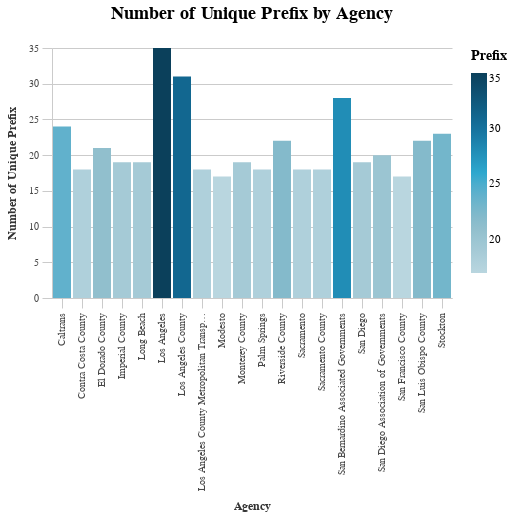

Write notebook code for a chart like this one.
### Code cell
basic_agg(df, "prefix", aggregate_by="primary_agency_name")

### Figure 1 — Vega-Lite specification as saved in the notebook (floating-point values rounded to 4 significant figures)
{"width": 400, "height": 250, "background": "white", "config": {"title": {"fontSize": 18, "font": "Raleway", "anchor": "middle", "fontColor": "#333", "fontWeight": "bold", "offset": 20}, "header": {"labelFont": "Nunito Sans", "titleFont": "Raleway"}, "axis": {"domain": true, "domainColor": "#cbcbcb", "grid": true, "gridColor": "#cbcbcb", "gridWidth": 1, "labelColor": "#474747", "labelFontSize": 10, "titleColor": "#333", "tickColor": "#cbcbcb", "tickSize": 10, "titleFontSize": 12, "titlePadding": 10, "labelPadding": 4}, "axisBand": {"grid": false}, "range": {"category_bright": ["#2EA8CE", "#EB9F3C", "#F4D837", "#51BF9D", "#8CBCCB", "#9487C0"], "category_bold": ["#136C97", "#E16B26", "#F6BF16", "#00896B", "#7790A3", "#5B559C"], "diverging": ["#E16B26", "#EB9F3C", "#f6e7e1", "#8CBCCB", "#2EA8CE", "#136C97"], "sequential": ["#B9D6DF", "#8CBCCB", "#2EA8CE", "#136C97", "#0B405B"]}, "legend": {"labelFont": "Nunito Sans", "labelFontSize": 11, "symbolType": "square", "symbolSize": 30, "titleFont": "Raleway", "titleFontSize": 14, "titlePadding": 10, "padding": 1, "orient": "right", "labelLimit": 0}, "view": {"stroke": "transparent"}, "group": {"fill": "white"}, "arc": {"fill": "#8CBCCB"}, "area": {"fill": "#8CBCCB"}, "line": {"stroke": "#8CBCCB", "strokeWidth": 2}, "trail": {"color": "#8CBCCB", "stroke": "#8CBCCB", "strokeWidth": 0, "size": 1}, "path": {"stroke": "#8CBCCB", "strokeWidth": 0.5}, "rect": {"fill": "#8CBCCB"}, "point": {"filled": true, "shape": "circle"}, "shape": {"stroke": "#8CBCCB"}, "text": {"font": "Nunito Sans", "color": "#8CBCCB", "fontSize": 11, "align": "center", "fontWeight": 400, "size": 11}, "bar": {"binSpacing": 2, "fill": "#8CBCCB", "stroke": false}}, "data": {"name": "data-cd581932fccdf5d8cbd9f66e389d6cc7"}, "mark": "bar", "encoding": {"color": {"field": "n", "legend": {"title": "Prefix"}, "scale": {"range": ["#B9D6DF", "#8CBCCB", "#2EA8CE", "#136C97", "#0B405B"]}, "type": "quantitative"}, "x": {"field": "primary_agency_name", "title": "Agency", "type": "nominal"}, "y": {"field": "n", "title": "Number of Unique Prefix", "type": "quantitative"}}, "title": "Number of Unique Prefix by Agency", "$schema": "https://vega.github.io/schema/vega-lite/v4.17.0.json", "datasets": {"data-cd581932fccdf5d8cbd9f66e389d6cc7": [{"primary_agency_name": "Los Angeles", "n": 35}, {"primary_agency_name": "Los Angeles County", "n": 31}, {"primary_agency_name": "San Bernardino Associated Governments", "n": 28}, {"primary_agency_name": "Caltrans", "n": 24}, {"primary_agency_name": "Stockton", "n": 23}, {"primary_agency_name": "Riverside County", "n": 22}, {"primary_agency_name": "San Luis Obispo County", "n": 22}, {"primary_agency_name": "El Dorado County", "n": 21}, {"primary_agency_name": "San Diego Association of Governments", "n": 20}, {"primary_agency_name": "Imperial County", "n": 19}, {"primary_agency_name": "Long Beach", "n": 19}, {"primary_agency_name": "Monterey County", "n": 19}, {"primary_agency_name": "San Diego", "n": 19}, {"primary_agency_name": "Contra Costa County", "n": 18}, {"primary_agency_name": "Los Angeles County Metropolitan Transportation Authority", "n": 18}, {"primary_agency_name": "Palm Springs", "n": 18}, {"primary_agency_name": "Sacramento", "n": 18}, {"primary_agency_name": "Sacramento County", "n": 18}, {"primary_agency_name": "Modesto", "n": 17}, {"primary_agency_name": "San Francisco County", "n": 17}]}}
